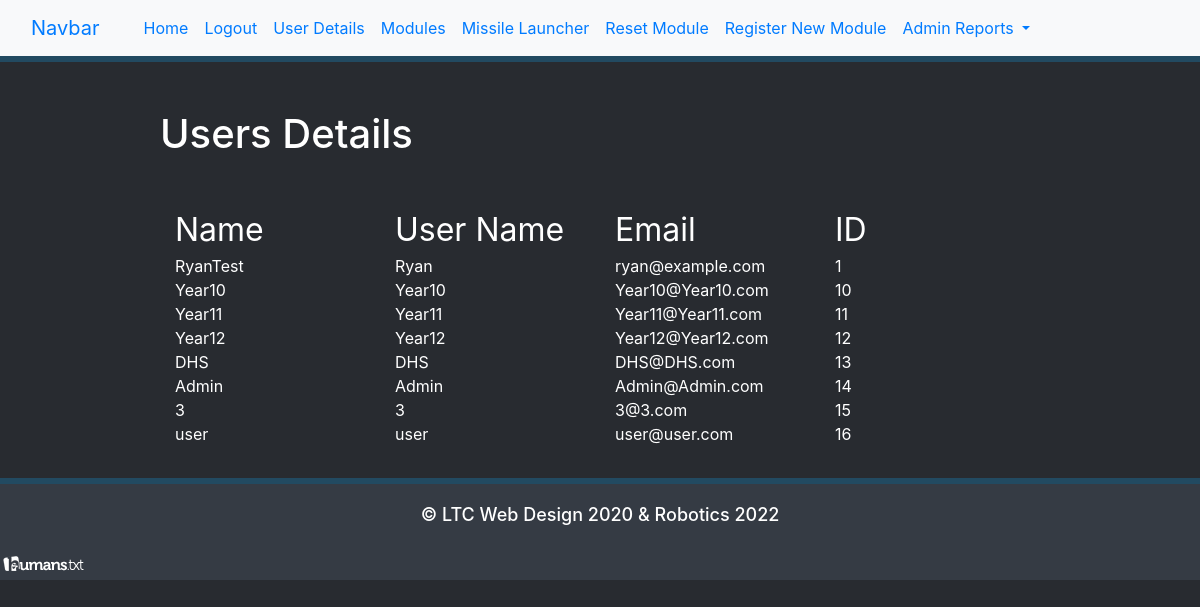
The app's page /report/allUserDetails (signed in) with its own data.
### models.py (models this page shows, shortened)
class User(UserMixin, db.Model):
    id = db.Column(db.Integer, primary_key=True)
    name = db.Column(db.String(64), index=True, unique=True)
    username = db.Column(db.String(64), index=True, unique=True)
    email = db.Column(db.String(120), index=True, unique=True)
    password_hash = db.Column(db.String(128))
    is_administrator = db.Column(db.Boolean)
    current_score = db.Column(db.Integer)
    active_player = db.Column(db.Boolean)
    def is_admin(self):
        if self.is_administrator == bool('true'):
            print("{} is an Administrator".format(self.username))
            return True
        else:
            print("{} is a Regular User".format(self.username))
            return False

### bp_game_management.py (the view)
@game_management_blueprint.route('/report/allUserDetails')
def all_user_details():
    sql = text('select name, username, email, id from user')
    result = db.engine.execute(sql)
    users = []
    for row in result:
        users.append(row)
    print(users)
    return render_template('userDetails.html', Title='Users Details', data=users, user=current_user)

### models.py (called while the page is built)
@login.user_loader
def load_user(id):
    return User.query.get(int(id))

### templates/userDetails.html (shortened to what this page needs)
{% extends 'base.html' %}
{% block header %}
    <h1>{{ Title }}</h1>
{% endblock %}
{% block content %}
    <div class="container-fluid">
        <div class="row">
            <div style='font-size: xx-large' class="col-lg-3 text-white">Name</div>
            <div style='font-size: xx-large' class="col-lg-3 text-white">User Name</div>
            <div style='font-size: xx-large' class="col-lg-3 text-white">Email</div>
            <div style='font-size: xx-large' class="col-lg-3 text-white">ID</div>
        </div>
        {% for user in data %}
            <div class="row">
                <div class="col-lg-3 text-white">{{ user[0] }}</div>
                <div class="col-lg-3 text-white">{{ user[1] }}</div>
                <div class="col-lg-3 text-white">{{ user[2] }}</div>
                <div class="col-lg-3 text-white">{{ user[3] }}</div>
            </div>
        {% endfor %}
    </div>
{% endblock %}

### templates/base.html (style rules this page uses)
h1 { padding-bottom: 40px; color: white; }

### records on screen
User: Name "RyanTest", username "Ryan", email "ryan@example.com", id "1"
User: Name "Year10", username "Year10", email "Year10@Year10.com", id "10"
User: Name "Year11", username "Year11", email "Year11@Year11.com", id "11"
User: Name "Year12", username "Year12", email "Year12@Year12.com", id "12"
User: Name "DHS", username "DHS", email "DHS@DHS.com", id "13"
User: Name "Admin", username "Admin", email "Admin@Admin.com", id "14"
User: Name "3", username "3", email "3@3.com", id "15"
User: Name "user", username "user", email "user@user.com", id "16"

### other values on screen
{{ Title }} "Users Details"
